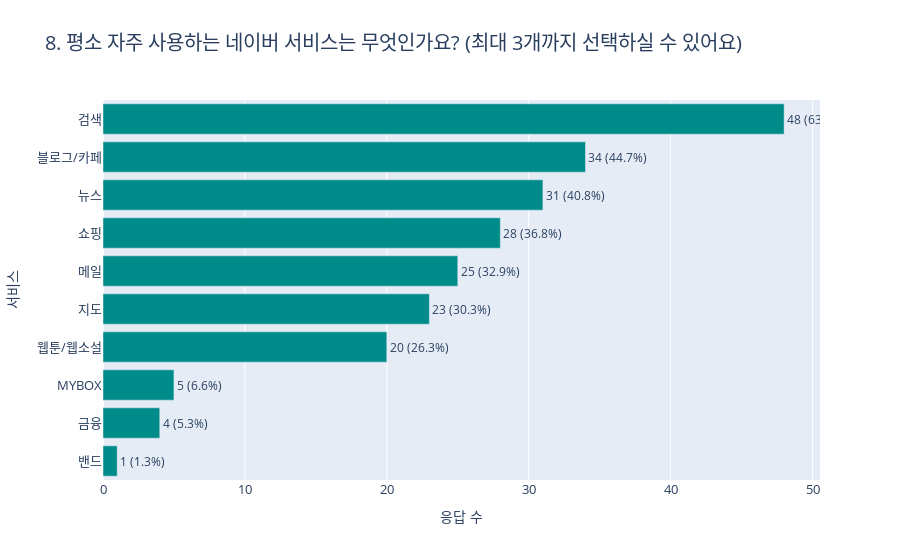

Notebook code cell kept with this figure:
### Code cell
# 8번 문항: 평소 자주 사용하는 네이버 서비스 (최대 3개까지 선택, 반대 순서) #시리즈온, 지식IN, 이용 서비스 없음 값은 모두 0이여서 제외되었습니다.
service_col = 'frequent_naver_services'

if service_col in df.columns:
    def split_multi(x):
        return [i.strip() for i in str(x).split(',') if i.strip()]
    service_responses = df[service_col].dropna().apply(split_multi)
    mapped = [item for sublist in service_responses for item in sublist]
    service_counts = pd.Series(mapped).value_counts()
    respondent_count = df[service_col].dropna().shape[0]
    service_percents = (service_counts / respondent_count * 100).round(1)
    # 반대 순서로 정렬
    service_counts = service_counts[::-1]
    service_percents = service_percents[::-1]
    bar_text = [f"{v} ({p}%)" for v, p in zip(service_counts.values, service_percents)]
    fig = px.bar(
        x=service_counts.values,
        y=service_counts.index,
        orientation='h',
        labels={'x': '응답 수', 'y': '서비스'},
        title="8. 평소 자주 사용하는 네이버 서비스는 무엇인가요? (최대 3개까지 선택하실 수 있어요)"
    )
    fig.update_traces(
        text=bar_text,
        textposition='outside',
        marker_color='darkcyan'
    )
    fig.update_layout(
        yaxis=dict(tickfont=dict(size=13)),
        xaxis=dict(tickfont=dict(size=13)),
        title_font_size=20
    )
    fig.show()

### Figure 1 — Plotly figure (JSON) as saved in the notebook; plotly's stock layout.template omitted (floating-point values rounded to 4 significant figures)
{"data": [{"alignmentgroup": "True", "hovertemplate": "응답 수=%{x}<br>서비스=%{y}<extra></extra>", "legendgroup": "", "marker": {"color": "darkcyan", "pattern": {"shape": ""}}, "name": "", "offsetgroup": "", "orientation": "h", "showlegend": false, "text": ["1 (1.3%)", "4 (5.3%)", "5 (6.6%)", "20 (26.3%)", "23 (30.3%)", "25 (32.9%)", "28 (36.8%)", "31 (40.8%)", "34 (44.7%)", "48 (63.2%)"], "textposition": "outside", "type": "bar", "x": [1, 4, 5, 20, 23, 25, 28, 31, 34, 48], "xaxis": "x", "y": ["밴드", "금융", "MYBOX", "웹툰/웹소설", "지도", "메일", "쇼핑", "뉴스", "블로그/카페", "검색"], "yaxis": "y"}], "layout": {"barmode": "relative", "legend": {"tracegroupgap": 0}, "title": {"font": {"size": 20}, "text": "8. 평소 자주 사용하는 네이버 서비스는 무엇인가요? (최대 3개까지 선택하실 수 있어요)"}, "xaxis": {"anchor": "y", "domain": [0, 1], "tickfont": {"size": 13}, "title": {"text": "응답 수"}}, "yaxis": {"anchor": "x", "domain": [0, 1], "tickfont": {"size": 13}, "title": {"text": "서비스"}}}}
